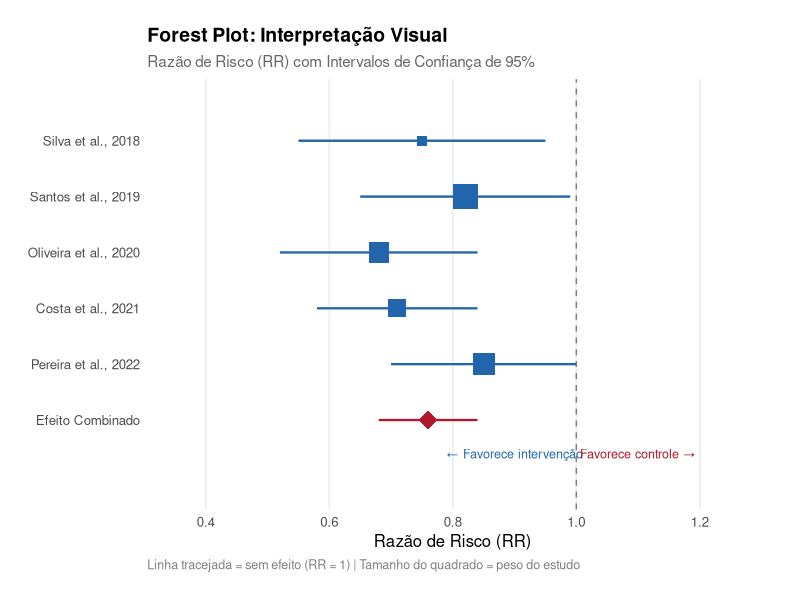

Source code (R):
# Forest Plot Educativo para Revisão Sistemática
# Objetivo: Ilustrar a interpretação de um forest plot

library(ggplot2)
library(dplyr)

# Dados fictícios para o forest plot
dados <- data.frame(
  estudo = c(
    "Silva et al., 2018",
    "Santos et al., 2019",
    "Oliveira et al., 2020",
    "Costa et al., 2021",
    "Pereira et al., 2022",
    "Efeito Combinado"
  ),
  efeito = c(0.75, 0.82, 0.68, 0.71, 0.85, 0.76),
  ic_inferior = c(0.55, 0.65, 0.52, 0.58, 0.70, 0.68),
  ic_superior = c(0.95, 0.99, 0.84, 0.84, 1.00, 0.84),
  peso = c(15, 25, 20, 18, 22, 100),
  tipo = c(rep("estudo", 5), "combinado")
)

# Ordenar estudos (combinado por último)
dados$estudo <- factor(dados$estudo, levels = rev(dados$estudo))

# Separar dados
dados_estudos <- dados %>% filter(tipo == "estudo")
dados_combinado <- dados %>% filter(tipo == "combinado")

# Criar o forest plot
forest <- ggplot(dados, aes(x = efeito, y = estudo)) +
  # Linha de nulidade (sem efeito)
  geom_vline(
    xintercept = 1,
    linetype = "dashed",
    color = "gray50",
    linewidth = 0.5
  ) +

  # Intervalos de confiança - usando geom_linerange + geom_errorbar
  geom_linerange(
    aes(xmin = ic_inferior, xmax = ic_superior, color = tipo),
    linewidth = 0.8
  ) +

  # Pontos dos efeitos (quadrados para estudos)
  geom_point(
    data = dados_estudos,
    aes(size = peso),
    shape = 15,
    color = "#2166AC"
  ) +

  # Losango para efeito combinado
  geom_point(data = dados_combinado, shape = 18, size = 6, color = "#B2182B") +

  # Escalas
  scale_size_continuous(range = c(3, 8), guide = "none") +
  scale_color_manual(
    values = c("estudo" = "#2166AC", "combinado" = "#B2182B"),
    guide = "none"
  ) +
  scale_x_continuous(
    breaks = seq(0.4, 1.2, 0.2),
    limits = c(0.35, 1.25)
  ) +

  # Anotações - posição ajustada e dentro dos limites
  annotate(
    "text",
    x = 0.90,
    y = 0.4,
    label = "← Favorece intervenção",
    size = 3.2,
    color = "#2166AC",
    hjust = 0.5
  ) +
  annotate(
    "text",
    x = 1.1,
    y = 0.4,
    label = "Favorece controle →",
    size = 3.2,
    color = "#B2182B",
    hjust = 0.5
  ) +

  # Tema e rótulos
  labs(
    title = "Forest Plot: Interpretação Visual",
    subtitle = "Razão de Risco (RR) com Intervalos de Confiança de 95%",
    x = "Razão de Risco (RR)",
    y = NULL,
    caption = "Linha tracejada = sem efeito (RR = 1) | Tamanho do quadrado = peso do estudo"
  ) +
  theme_minimal(base_size = 12) +
  theme(
    plot.title = element_text(face = "bold", size = 14, hjust = 0),
    plot.subtitle = element_text(color = "gray40", size = 11),
    plot.caption = element_text(color = "gray50", size = 9, hjust = 0),
    panel.grid.major.y = element_blank(),
    panel.grid.minor = element_blank(),
    plot.margin = margin(20, 30, 20, 20)
  ) +
  coord_cartesian(ylim = c(0, 6.5), clip = "off")

# Salvar o gráfico
ggsave(
  "forest_plot_v2.png",
  forest,
  width = 10,
  height = 7,
  dpi = 300,
  bg = "white"
)

cat("Forest plot corrigido salvo como 'forest_plot_v2.png'\n")
